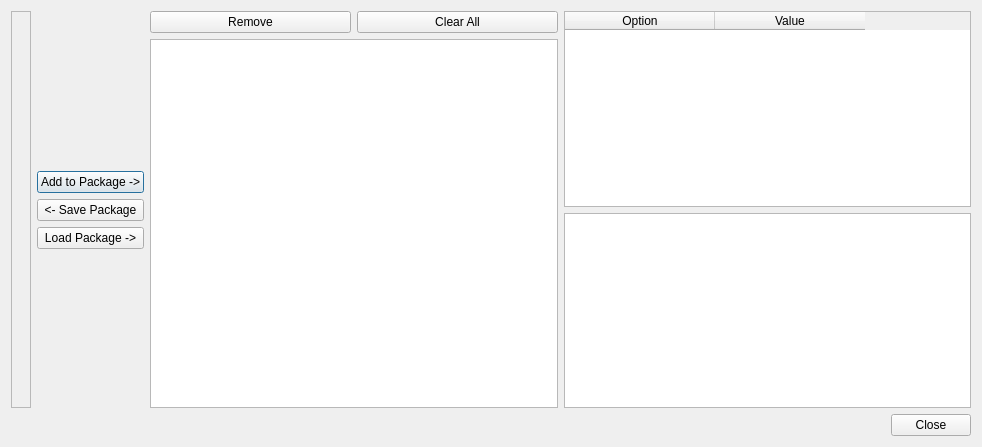
<?xml version="1.0" encoding="UTF-8"?>
<ui version="4.0">
 <class>Dialog</class>
 <widget class="QDialog" name="Dialog">
  <property name="geometry">
   <rect>
    <x>0</x>
    <y>0</y>
    <width>982</width>
    <height>447</height>
   </rect>
  </property>
  <property name="windowTitle">
   <string>Dialog</string>
  </property>
  <layout class="QVBoxLayout" name="verticalLayout_3">
   <item>
    <layout class="QHBoxLayout" name="horizontalLayout"/>
   </item>
   <item>
    <layout class="QHBoxLayout" name="horizontalLayout_2">
     <item>
      <widget class="QFrame" name="frame">
       <property name="frameShape">
        <enum>QFrame::StyledPanel</enum>
       </property>
       <property name="frameShadow">
        <enum>QFrame::Raised</enum>
       </property>
       <layout class="QVBoxLayout" name="verticalLayout_4">
        <item>
         <layout class="QVBoxLayout" name="verticalLayoutSelector"/>
        </item>
       </layout>
      </widget>
     </item>
     <item>
      <layout class="QVBoxLayout" name="verticalLayoutArrows">
       <item>
        <spacer name="verticalSpacer">
         <property name="orientation">
          <enum>Qt::Vertical</enum>
         </property>
         <property name="sizeHint" stdset="0">
          <size>
           <width>20</width>
           <height>40</height>
          </size>
         </property>
        </spacer>
       </item>
       <item>
        <widget class="QPushButton" name="pushButtonAddToPackage">
         <property name="text">
          <string>Add to Package -&gt;</string>
         </property>
        </widget>
       </item>
       <item>
        <widget class="QPushButton" name="pushButtonSavePackage">
         <property name="text">
          <string>&lt;- Save Package</string>
         </property>
        </widget>
       </item>
       <item>
        <widget class="QPushButton" name="pushButtonLoadPackage">
         <property name="text">
          <string>Load Package -&gt;</string>
         </property>
        </widget>
       </item>
       <item>
        <spacer name="verticalSpacer_2">
         <property name="orientation">
          <enum>Qt::Vertical</enum>
         </property>
         <property name="sizeHint" stdset="0">
          <size>
           <width>20</width>
           <height>40</height>
          </size>
         </property>
        </spacer>
       </item>
      </layout>
     </item>
     <item>
      <layout class="QVBoxLayout" name="verticalLayout_2">
       <item>
        <layout class="QHBoxLayout" name="horizontalLayout_4">
         <item>
          <widget class="QPushButton" name="pushButtonRemove">
           <property name="text">
            <string>Remove</string>
           </property>
          </widget>
         </item>
         <item>
          <widget class="QPushButton" name="pushButtonClearAll">
           <property name="text">
            <string>Clear All</string>
           </property>
          </widget>
         </item>
        </layout>
       </item>
       <item>
        <widget class="QListWidget" name="listWidgetPackageItems"/>
       </item>
      </layout>
     </item>
     <item>
      <layout class="QVBoxLayout" name="verticalLayout">
       <item>
        <widget class="QTableWidget" name="tableWidgetProperties">
         <property name="columnCount">
          <number>2</number>
         </property>
         <attribute name="horizontalHeaderDefaultSectionSize">
          <number>150</number>
         </attribute>
         <column>
          <property name="text">
           <string>Option</string>
          </property>
         </column>
         <column>
          <property name="text">
           <string>Value</string>
          </property>
         </column>
        </widget>
       </item>
       <item>
        <widget class="QTextEdit" name="textEditItemData"/>
       </item>
      </layout>
     </item>
    </layout>
   </item>
   <item>
    <layout class="QHBoxLayout" name="horizontalLayout_3">
     <item>
      <spacer name="horizontalSpacer">
       <property name="orientation">
        <enum>Qt::Horizontal</enum>
       </property>
       <property name="sizeHint" stdset="0">
        <size>
         <width>40</width>
         <height>20</height>
        </size>
       </property>
      </spacer>
     </item>
     <item>
      <widget class="QPushButton" name="pushButtonClose">
       <property name="text">
        <string>Close</string>
       </property>
      </widget>
     </item>
    </layout>
   </item>
  </layout>
 </widget>
 <resources/>
 <connections>
  <connection>
   <sender>pushButtonClose</sender>
   <signal>clicked()</signal>
   <receiver>Dialog</receiver>
   <slot>close()</slot>
   <hints>
    <hint type="sourcelabel">
     <x>929</x>
     <y>434</y>
    </hint>
    <hint type="destinationlabel">
     <x>490</x>
     <y>223</y>
    </hint>
   </hints>
  </connection>
 </connections>
</ui>
